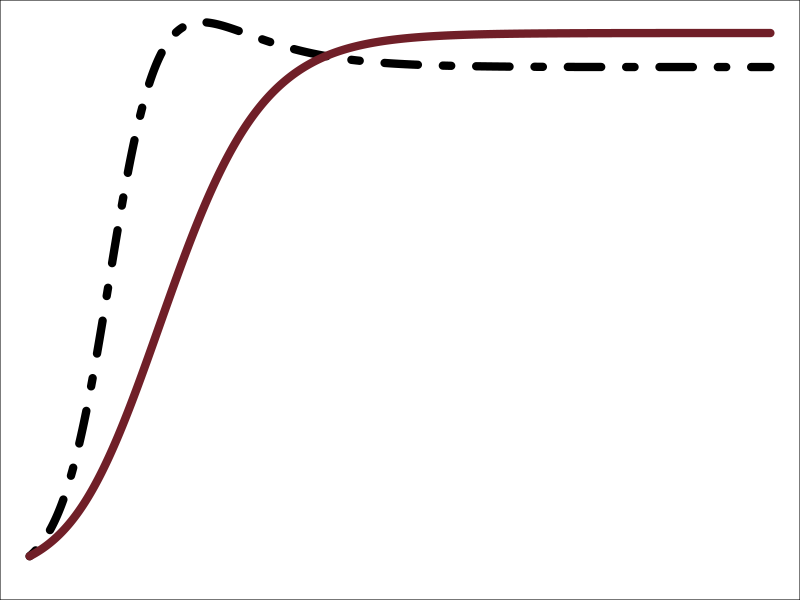
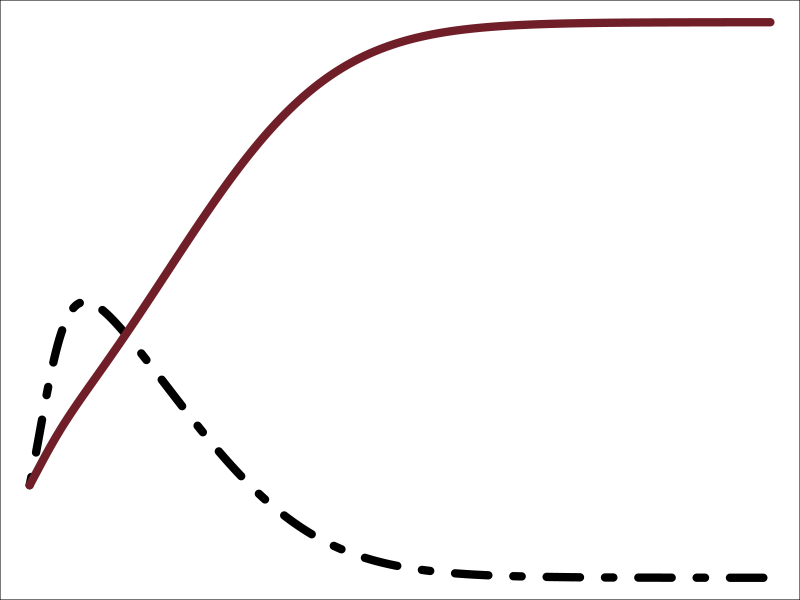

Write R code to recreate these figures, in order.
library(deSolve)

lv <- function(time,init,params) {
  with (as.list(c(time,init,params)), {
    # description of parameters:
    # r1 = growthrate of Sp. 1; r2 = growthrate of Sp. 2
    # N = population size of Sp. 1; P = Population Size Sp. 2
    # a = competitive impact of Sp. 2 on Sp. 1; b = competitive impact of Sp 1 on Sp 2
    # K1/K2 = carrying capacities
    dN1dt <- (r1*N1*(1-(N1+a*N2)/K1)) 
    dN2dt <- (r2*N2*(1-(N2+b*N1)/K2))
    return(list(c(dN1dt,dN2dt)))
  })
}

# Root functions define the stopping parameters - when this root is zero, the thing will stop.
rootfun <- function(Time, State, Pars) {
  dstate <- unlist(lv(Time, State, Pars))
  sum(abs(dstate)) - 1e-3
}

par(bg = NA, mar = c(0,0,0,0))

init = c(N1 = 10, N2 =10)
params <- c(r1 = .5, r2 = .3, a = .25, b = .2, K1 = 300, K2 = 300)
time <- seq(0, 100, by = .1)
output <- lsodar(func=lv,y=init,parms=params,times=time,rootfun=rootfun)
plot(output[,2],type = "l", ylim = c(0, max(output[,2:3])), lwd = 8, lty = c(4,2), xlab = "", ylab = "", yaxt = "n", xaxt = "n")
lines(output[,3], type = 'l', col = "#701f28", lwd = 8)


params <- c(r1 = .9, r2 = .3, a = 1.01, b = .8, K1 = 50, K2 = 60)
time <- seq(0, 100, by = .1)
output <- lsodar(func=lv,y=init,parms=params,times=time,rootfun=rootfun)
plot(output[,2],type = "l", ylim = c(0, max(output[,2:3])), lwd = 8, lty = c(4,2), xlab = "", ylab = "", yaxt = "n", xaxt = "n")
lines(output[,3], type = 'l', col = "#701f28", lwd = 8)
 
